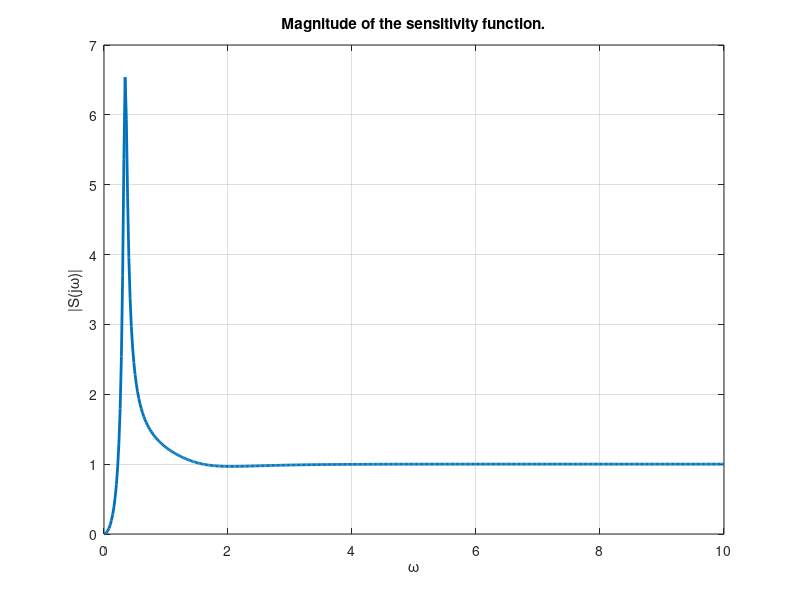

Write MATLAB code to recreate this figure.
w = linspace(0, 10, 500);

G = ((1i.*w).^7 + 10.*(1i.*w).^6 + 60.*(1i.*w).^5 + 140.*(1i.*w).^4 + 200.*(1i.*w).^3 + 125.*(1i.*w).^2 - 1.578.*(1i.*w)) ...
    ./ ((1i.*w).^7 + 10.*(1i.*w).^6 + 60.*(1i.*w).^5 + 140.*(1i.*w).^4 + 200.*(1i.*w).^3 + 121.*(1i.*w).^2 + 27.62.*(1i.*w) + 10.71);

plot(w, abs(G), 'LineWidth', 2);
title('Magnitude of the sensitivity function.')
ylabel('|S(j\omega)|')
xlabel('\omega')
grid on;
